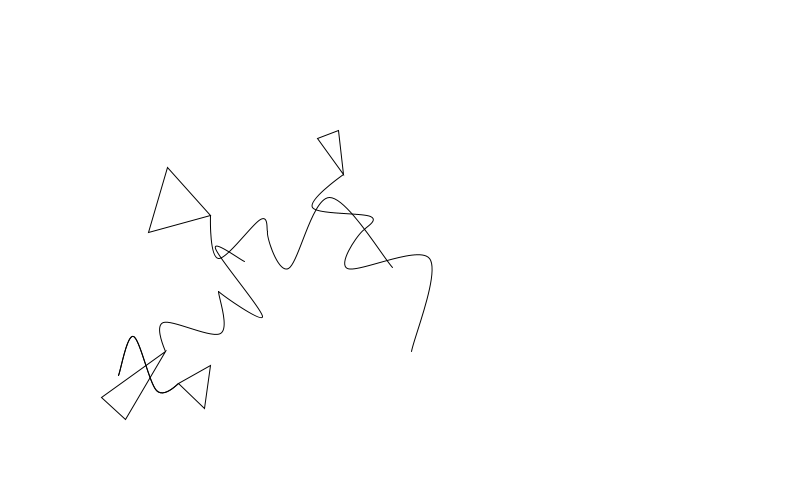
Frame 1 (no input)
Frame 60 (the mouse pressed at the canvas centre just before this capture): identical to frame 1, image omitted
Frame 120 (the mouse held since frame 60 and released just before this capture): identical to frame 1, image omitted

The Processing sketch that drew this single still picture (run headless with seeded random() and noise(); from frame 60 on, the mouse is pressed at the canvas centre):

// Processing sketch: sketch_3_ftb_edit
// ── sketch_3_ftb_edit.pde
/*
Jens Rauenbusch, November 2013
@jensra
Potsdam, DE/GER

Kurs: Eingabe/Ausgabe (Basics), Prof. Hoinkis, FH Potsdam

Sprache: Deutsch

Umsetzung Muster (Konzeptkunst)
Version 3.0

FUNKTIONSBESCHREIBUNG
Dieses Programm erzeugt eine zufällige Anzahl von Dreiecken, die auf der Zeichenfläche
verteilt und zufällig ausgerichtet sind. Von den "Spitzen" der Dreiecke verläuft jeweils eine
Linie in Kurven.

HINWEIS
Die zugrunde liegende Regel für das Muster sieht vor, dass sich weder die Dreiecke noch die
Linien schneiden und dass weder Dreiecke noch Linien den Rand der Zeichenfläche berühren.
Die Umsetzung dieser Vorgabe würde ein Raster erfordern, das die Positionen der Dreiecke erfasst
und keine anderen Dreiecke an der gleichen Position zulässt.
Ein solches Raster würde den Programmieraufwand exorbitant steigern, aus diesem Grund wird auf
die Umsetzung dieser Vorgabe verzichtet.

ANMERKUNGEN ZUM CODE
Zum Teil sind Bestandteile des Codes auskommentiert, die zu Testzwecken
dennoch im Code verbleiben sollen.

Dieser Code ist ausdrücklich zur Weiterverwendung durch andere gedacht.

DANKSAGUNG
Danke an @fabiantheblind (Fabian Morón Zirfas), FH Potsdam

*/




int anzahl = int(random(3,6)); //Anzahl der Dreiecke bestimmen
Dreieck[] treeanglez = new Dreieck[anzahl]; //Array mit entsprechend vielen Dreiecken anlegen

//Variablen deklarieren, die später genutzt werden (Verwendungszweck siehe folgender Quellcode)
int xpos,ypos;
float rotation;
int breite,hoehe, laenge;
int formvariation;


//einmalige Ausführung: setup()
void setup(){
  //Schleife erzeugt zufällig platzierte Dreiecke in der entsprechenden Anzahl (s.o.)
  for (int i = 0; i<anzahl; i++){
    xpos = int(random(30,600));
    ypos = int(random(60,400));
    treeanglez[i] = new Dreieck(xpos,ypos); //(mehrere Instanzen der Klasse werden angelegt)
  } //Ende der Schleife

  size(800,500); //Fenstergröße festlegen
  background(255); //Hintergrundfarbe festlegen

  //Schleife zeigt alle Dreiecke an
  for (int i = 0; i<anzahl; i++){
   treeanglez[i].display();
  }

} //Ende setup()


//ständige Ausführung des Inhalts in draw()
void draw(){

} //Ende draw()



//Klasse Dreieck
class Dreieck{
  //Attribute (?)
  PVector pos; //Vektor anlegen, Grundlage für Dreiecke

  Dreieck(float _x, float _y){
    pos = new PVector(_x,_y);
  }

private void drawcurvevertex(ArrayList <PVector> coords) {
  beginShape(); //Formzeichnung beginnt

  for(int i = 0;i < coords.size(); i++){
      curveVertex(coords.get(i).x, coords.get(i).y); //geleiteter Startpunkt

  }
  endShape(); //Formzeichnung endet

}

private ArrayList <PVector> buildcoordslist(int [][] positions){
  ArrayList<PVector> thelist =  new ArrayList <PVector>();
  for(int i = 0; i < positions.length;i++){
    thelist.add(new PVector(positions[i][0],positions[i][1]));
  }
  
  return thelist;
}

void display(){

    noFill(); //keine Füllung der Dreiecke oder anderer Formen

    rectMode(CENTER); //"Anfasspunkt" der Objekte auf MITTE setzen
    pushMatrix(); //Matrix auf Mittelpunkt des Objektes setzen:
    translate(pos.x, pos.y); //Punkt (0|0) neu setzen

    rotation = random(0,7); //zufälligen Rotationswert bestimmen
    rotate(PI/rotation); //Rotation

    //zufällige Breite und Höhe bestimmen
    breite = int(random(10,70));
    hoehe = int(random(30,80));

     //Dreieck anlegen
    triangle(-(breite),hoehe,breite,hoehe,0,0);

    //Länge der Linie bestimmen und Linie anlegen
    laenge = int(random(30,90));


 //Für Vertex-Zeichnungen mindestens 4 curveVertex-Befehle
//Dabei ist der 1. Befehl der "geleitete" Startpunkt, bestimmt also die Startrichtung
//Der 2. Befehl ist die eigentliche Startkoordinate
//Der 3. Befehl (bei 4) ist die Endkoordinate der Kurve
//Der 4. Befehl bestimmt den "geleiteten" Endpunkt

//Sofern ein fünfter Befehl eingefügt wird, wird die Kurve zwischen 2.,3., und 5. Punkt gezeichnet

 //VARIATIONEN VON KURVEN
 formvariation = int(random(0,3));

 if (formvariation == 1){

 /*
 FORM A1
 */

int [][] positions1 = {{0,  -10},{0,0},{-10,-20},{40,-50},{0, -60},{0, -60}};
ArrayList <PVector> list1 = buildcoordslist(positions1);
drawcurvevertex(list1);


//beginShape(); //Formzeichnung beginnt
//
//  curveVertex(0,  -10); //geleiteter Startpunkt
//  curveVertex(0,0); //Startpunkt der Kurve
//
//  curveVertex(-10,-20); //Zwischenpunkt 1
//  curveVertex(40,-50); //Zwischenpunkt 2
//
//  curveVertex(0, -60); //Endpunkt
//  curveVertex(0, -60); //Richtung des Endpunktes
//
//endShape(); //Formzeichnung endet



/*
 FORM A2
 */
 int [][] positions2 = {{0,  -90},{0,-60},{-50,-90},{30,-110},{0, -120},{0, -120}};
 ArrayList <PVector> list2 = buildcoordslist(positions1);
drawcurvevertex(list2);

//beginShape(); //Formzeichnung beginnt
//
//  curveVertex(0,  -90); //geleiteter Startpunkt
//  curveVertex(0,-60); //Startpunkt der Kurve
//
//  curveVertex(-50,-90); //Zwischenpunkt 1
//  curveVertex(30,-110); //Zwischenpunkt 2
//
//  curveVertex(0, -120); //Endpunkt
//  curveVertex(0, -120); //Richtung des Endpunktes
//
//endShape(); //Formzeichnung endet

 } else if (formvariation == 2) {

   /*
 FORM B1
 */
 
  int [][] positions3 =   {{0,  -10},  {0,0},{40,-20},  {-10,-50},{0, -60},  {0, -60}};
 ArrayList <PVector> list3 = buildcoordslist(positions3);
drawcurvevertex(list3);

//beginShape(); //Formzeichnung beginnt
//
//  curveVertex(0,  -10); //geleiteter Startpunkt
//  curveVertex(0,0); //Startpunkt der Kurve
//
//  curveVertex(40,-20); //Zwischenpunkt 1
//  curveVertex(-10,-50); //Zwischenpunkt 2
//
//  curveVertex(0, -60); //Endpunkt
//  curveVertex(0, -60); //Richtung des Endpunktes
//
//endShape(); //Formzeichnung endet

/*
 FORM B2
 */
 int [][] positions4 = {{0,  -90},  {0,-60},  {30,-90},  {-50,-110},  {0, -190},  {0, -190}}; 
  ArrayList <PVector> list4 = buildcoordslist(positions4);
drawcurvevertex(list4);
//beginShape(); //Formzeichnung beginnt
//
//  curveVertex(0,  -90); //geleiteter Startpunkt
//  curveVertex(0,-60); //Startpunkt der Kurve
//
//  curveVertex(30,-90); //Zwischenpunkt 1
//  curveVertex(-50,-110); //Zwischenpunkt 2
//
//  curveVertex(0, -190); //Endpunkt
//  curveVertex(0, -190); //Richtung des Endpunktes
//
//endShape(); //Formzeichnung endet

 } else {

   /*
 FORM C1
 */
int [][] positions5 =   {{0,  -10},  {0,0},  {-20,-20},  {30,-50},  {0, -80},  {0, -80}};
 ArrayList <PVector> list5 = buildcoordslist(positions5);
drawcurvevertex(list5);
//beginShape(); //Formzeichnung beginnt
//
//  curveVertex(0,  -10); //geleiteter Startpunkt
//  curveVertex(0,0); //Startpunkt der Kurve
//
//  curveVertex(-20,-20); //Zwischenpunkt 1
//  curveVertex(30,-50); //Zwischenpunkt 2
//
//  curveVertex(0, -80); //Endpunkt
//  curveVertex(0, -80); //Richtung des Endpunktes
//
//endShape(); //Formzeichnung endet

/*
 FORM C2
 */
 
 int [][] positions6 =   {{0,  -90},  {0,-80},  {50,-90},  {-30,-110},  {0, -120},  {0, -120}};
  ArrayList <PVector> list6 = buildcoordslist(positions6);
drawcurvevertex(list6);
//beginShape(); //Formzeichnung beginnt
//
//  curveVertex(0,  -90); //geleiteter Startpunkt
//  curveVertex(0,-80); //Startpunkt der Kurve
//
//  curveVertex(50,-90); //Zwischenpunkt 1
//  curveVertex(-30,-110); //Zwischenpunkt 2
//
//  curveVertex(0, -120); //Endpunkt
//  curveVertex(0, -120); //Richtung des Endpunktes
//
//endShape(); //Formzeichnung endet


 } //Formvariationen enden hier

    popMatrix(); //Matrix zurücksetzen

  } //Ende display()
} //Ende Dreieck
